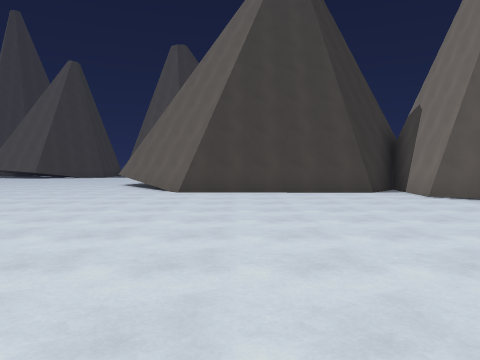
[1] (above)

19 first-person views from a walk through a level from a Godot 3-D game. The camera is 1.3 m above the floor, tilts 2° down and sees 70° across. The floor is counted in squares, 2 m on a side. Each view is taken from the middle of a square. On the plan, view 1 faces up. The plan holds only what a view shows up to about 10 squares ahead; the rest is blank. The place goes on beyond the plan.

[2]
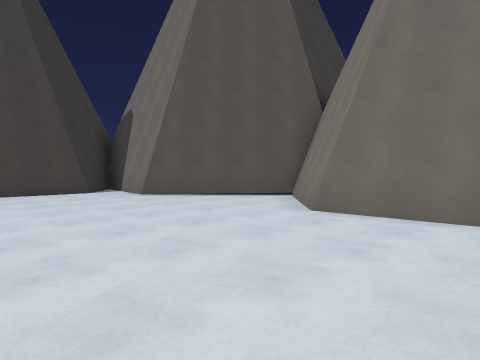

[3]
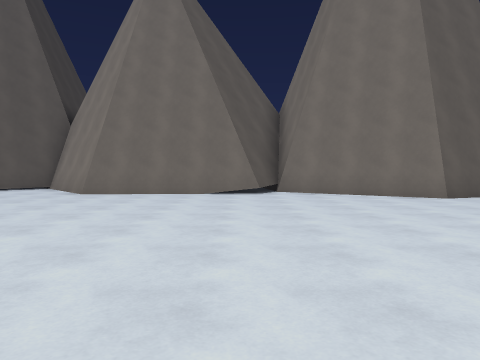

[4]
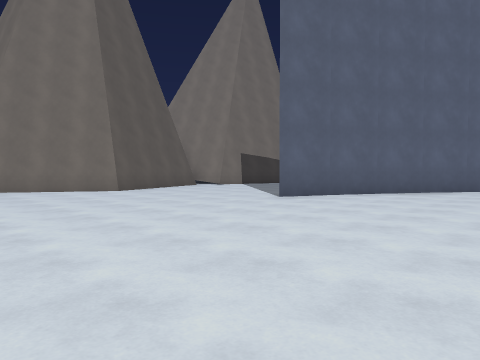

[5]
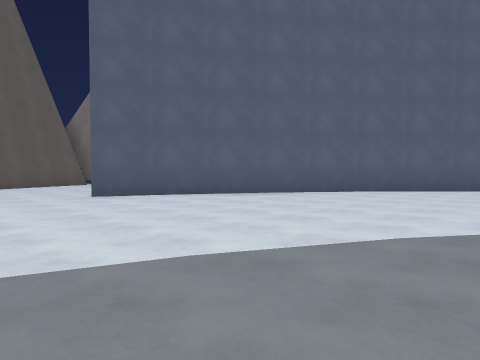

[6]
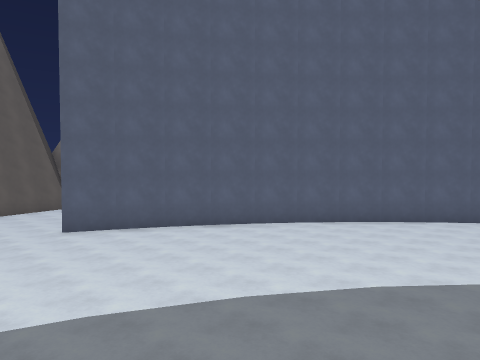

[7]
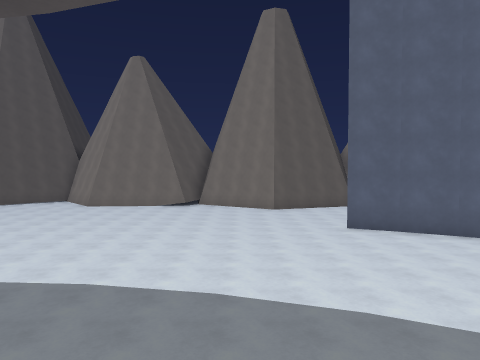

[8]
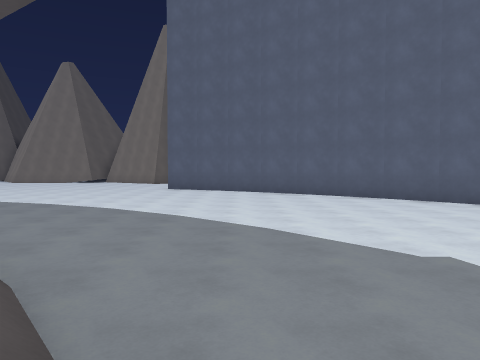

[9]
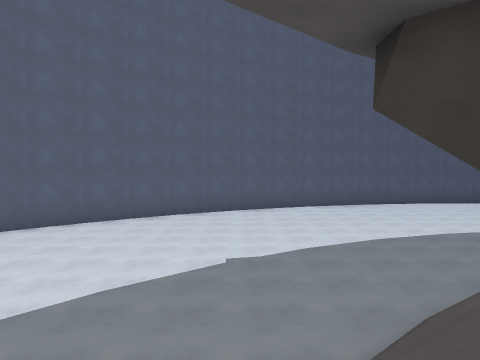

[10]
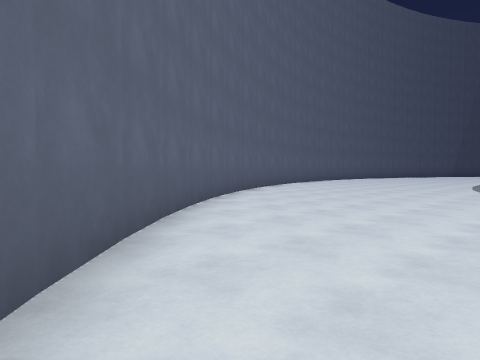

[11]
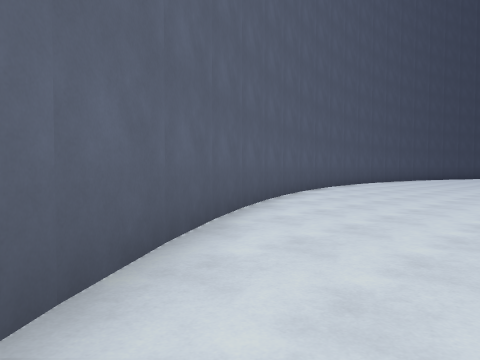

[12]
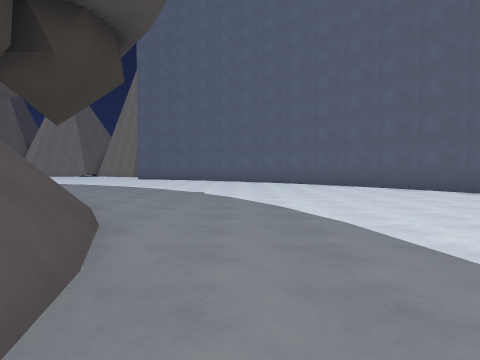

[13]
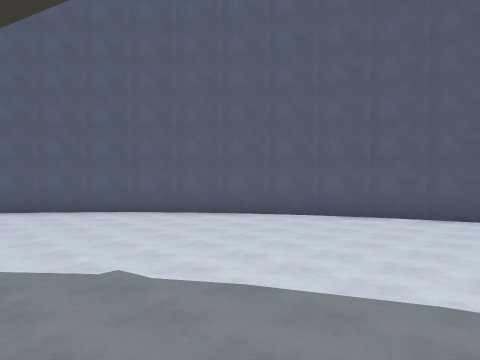

[14]
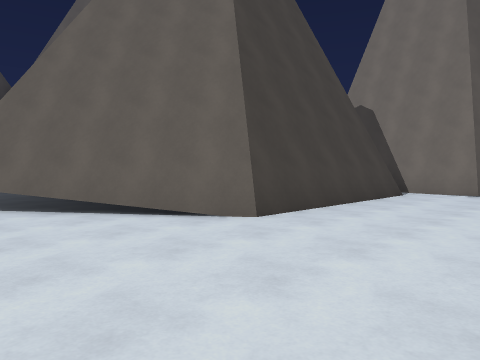

[15]
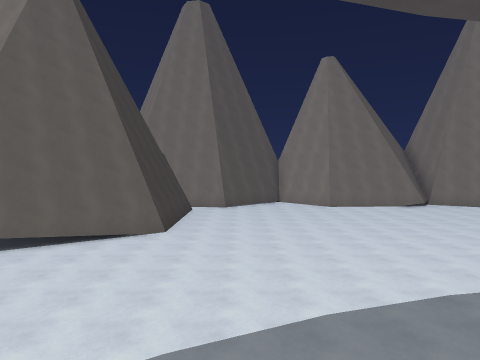

[16]
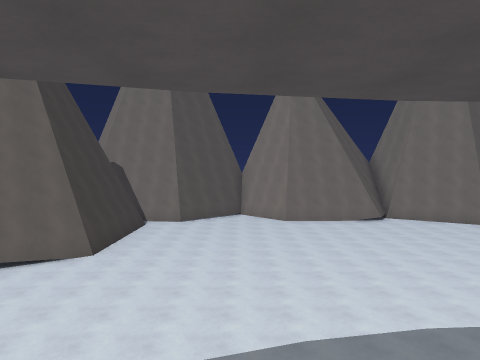

[17]
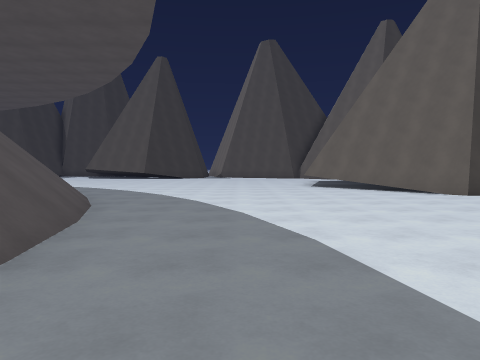

[18]
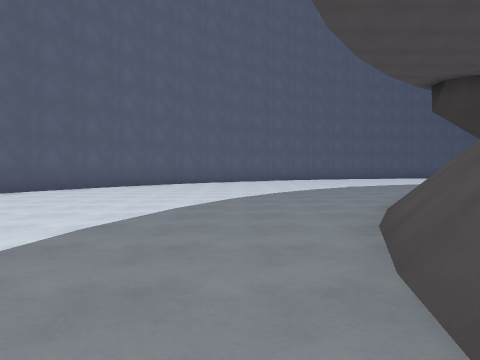

[19]
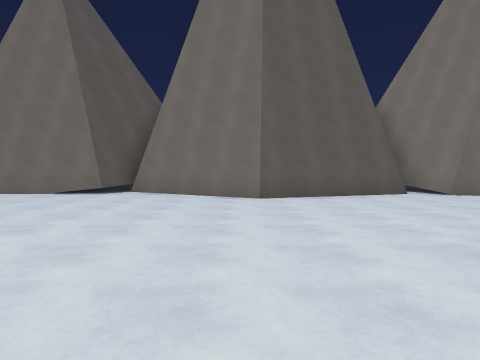

### Floor plan
Key: @ floor where view 1 was taken; # wall or solid block; . floor; / step, stairs or slope.
Columns run from 21 left of view 1 to 7 right of it. Each row starts with its distance up from view 1.
 11           ........##
 10           /........##    ##
  9           /........//////.#
  8           //............./#
  7           //..............##
  6           ///..............##
  5           ///...............#
  4             /..............##
  3             /.............##
  2              .............#
  1               ............#
  0              . ......@....#
 -1             /.............##
 -2            //..............#
 -3            //.............#
 -4           //..............#
 -5           //.............##
 -6          //..............#
 -7           ...............##
 -8        ///.........##.....#
 -9        //..........# .....#
-10      //...........##    ..##
-11   ////........... #      #
-12  //..............#
-13 ................##
-14  ..............##
-15   ............##
-16   ...........##
-17   .........###
-18   ........##
-19    .....###
-20     .####
-21     ##

Positions as (right, up) in squares from view 1, and headings:
1: (0, 0), facing up
2: (0, 0), facing up-right
3: (-4, -1), facing right
4: (-6, -1), facing down-right
5: (-9, -4), facing down-right
6: (-11, -4), facing down-right
7: (-11, -4), facing right
8: (-15, -10), facing right
9: (-12, -6), facing down
10: (-5, -12), facing down-left
11: (-8, -15), facing down-left
12: (-21, -13), facing right
13: (-16, -10), facing down-right
14: (-5, 6), facing up-right
15: (-11, 7), facing right
16: (-11, 5), facing right
17: (-7, 1), facing up
18: (-8, 0), facing down
19: (-4, -5), facing right
